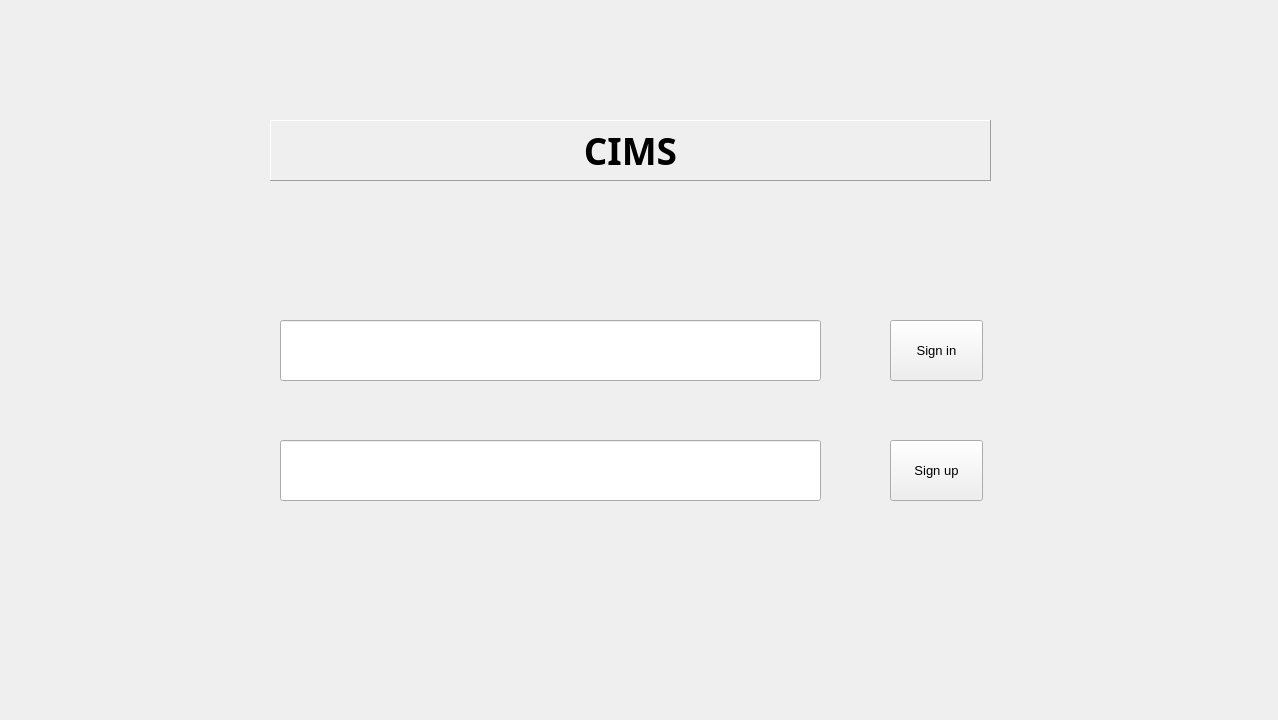
<?xml version="1.0" encoding="UTF-8"?>
<ui version="4.0">
 <class>SignIn</class>
 <widget class="QMainWindow" name="SignIn">
  <property name="enabled">
   <bool>true</bool>
  </property>
  <property name="geometry">
   <rect>
    <x>0</x>
    <y>0</y>
    <width>1278</width>
    <height>720</height>
   </rect>
  </property>
  <property name="minimumSize">
   <size>
    <width>0</width>
    <height>0</height>
   </size>
  </property>
  <property name="maximumSize">
   <size>
    <width>1278</width>
    <height>720</height>
   </size>
  </property>
  <property name="mouseTracking">
   <bool>false</bool>
  </property>
  <property name="tabletTracking">
   <bool>false</bool>
  </property>
  <property name="windowTitle">
   <string>Sign In</string>
  </property>
  <property name="animated">
   <bool>true</bool>
  </property>
  <property name="dockNestingEnabled">
   <bool>false</bool>
  </property>
  <property name="unifiedTitleAndToolBarOnMac">
   <bool>true</bool>
  </property>
  <widget class="QWidget" name="centralwidget">
   <widget class="QLabel" name="CIMS">
    <property name="geometry">
     <rect>
      <x>270</x>
      <y>120</y>
      <width>721</width>
      <height>61</height>
     </rect>
    </property>
    <property name="font">
     <font>
      <family>Arial Black</family>
      <pointsize>28</pointsize>
      <weight>75</weight>
      <bold>true</bold>
     </font>
    </property>
    <property name="autoFillBackground">
     <bool>true</bool>
    </property>
    <property name="frameShape">
     <enum>QFrame::Panel</enum>
    </property>
    <property name="frameShadow">
     <enum>QFrame::Raised</enum>
    </property>
    <property name="text">
     <string>CIMS</string>
    </property>
    <property name="scaledContents">
     <bool>false</bool>
    </property>
    <property name="alignment">
     <set>Qt::AlignCenter</set>
    </property>
    <property name="indent">
     <number>-1</number>
    </property>
   </widget>
   <widget class="QLineEdit" name="Email">
    <property name="geometry">
     <rect>
      <x>280</x>
      <y>320</y>
      <width>541</width>
      <height>61</height>
     </rect>
    </property>
   </widget>
   <widget class="QPushButton" name="Signin">
    <property name="geometry">
     <rect>
      <x>890</x>
      <y>320</y>
      <width>93</width>
      <height>61</height>
     </rect>
    </property>
    <property name="font">
     <font>
      <family>Arial</family>
      <pointsize>10</pointsize>
     </font>
    </property>
    <property name="text">
     <string>Sign in</string>
    </property>
   </widget>
   <widget class="QLineEdit" name="Password">
    <property name="geometry">
     <rect>
      <x>280</x>
      <y>440</y>
      <width>541</width>
      <height>61</height>
     </rect>
    </property>
   </widget>
   <widget class="QPushButton" name="Signup">
    <property name="geometry">
     <rect>
      <x>890</x>
      <y>440</y>
      <width>93</width>
      <height>61</height>
     </rect>
    </property>
    <property name="font">
     <font>
      <family>Arial</family>
      <pointsize>10</pointsize>
     </font>
    </property>
    <property name="text">
     <string>Sign up</string>
    </property>
   </widget>
  </widget>
 </widget>
 <resources/>
 <connections/>
</ui>
